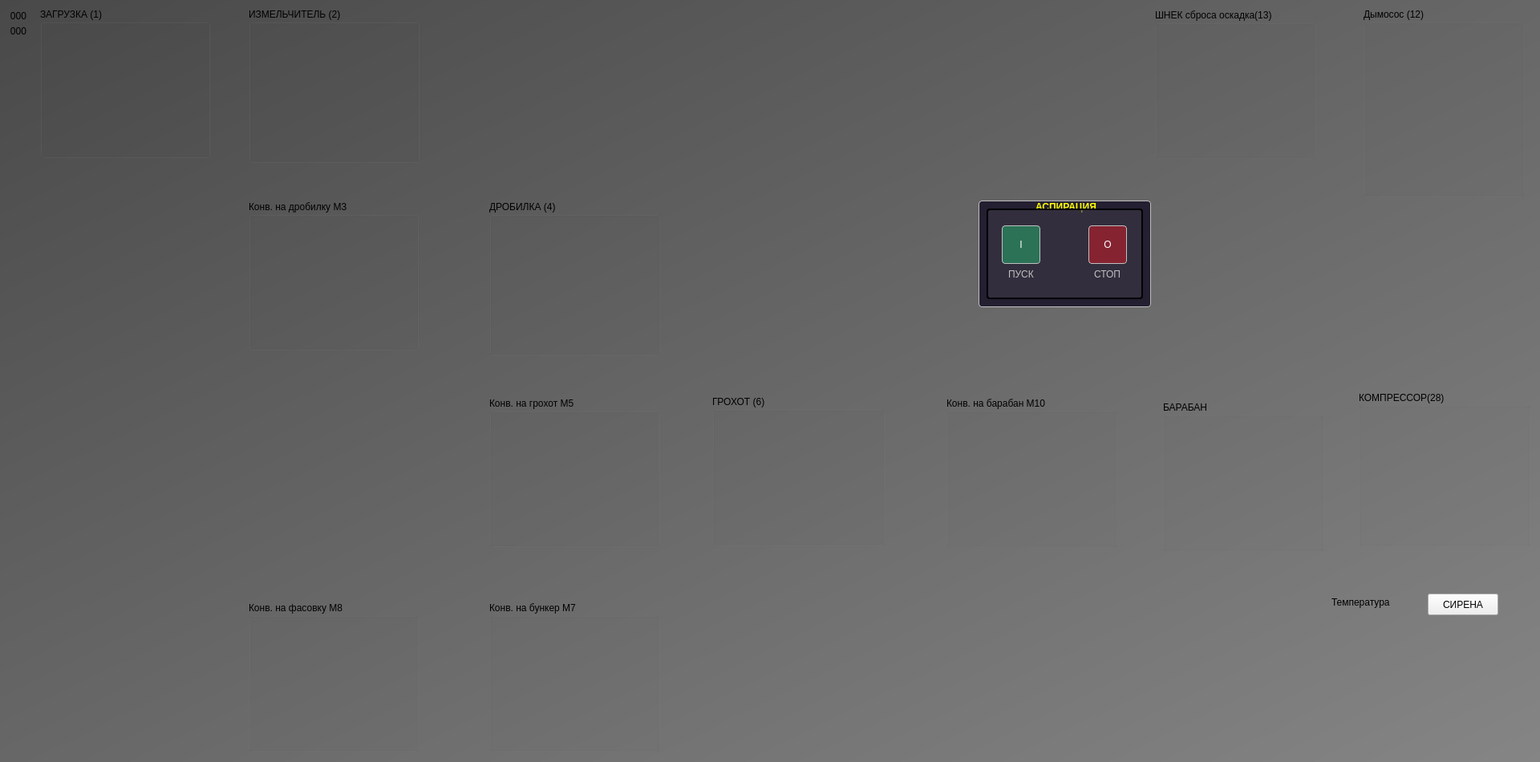
<?xml version="1.0" encoding="UTF-8"?>
<ui version="4.0">
 <class>Zone_1</class>
 <widget class="QWidget" name="Zone_1">
  <property name="geometry">
   <rect>
    <x>0</x>
    <y>0</y>
    <width>1920</width>
    <height>950</height>
   </rect>
  </property>
  <property name="minimumSize">
   <size>
    <width>1920</width>
    <height>950</height>
   </size>
  </property>
  <property name="palette">
   <palette>
    <active>
     <colorrole role="Button">
      <brush brushstyle="LinearGradientPattern">
       <gradient startx="0.000000000000000" starty="0.000000000000000" endx="1.000000000000000" endy="1.000000000000000" type="LinearGradient" spread="PadSpread" coordinatemode="ObjectBoundingMode">
        <gradientstop position="0.000000000000000">
         <color alpha="255">
          <red>73</red>
          <green>73</green>
          <blue>73</blue>
         </color>
        </gradientstop>
        <gradientstop position="1.000000000000000">
         <color alpha="255">
          <red>133</red>
          <green>133</green>
          <blue>133</blue>
         </color>
        </gradientstop>
       </gradient>
      </brush>
     </colorrole>
     <colorrole role="Base">
      <brush brushstyle="LinearGradientPattern">
       <gradient startx="0.000000000000000" starty="0.000000000000000" endx="1.000000000000000" endy="1.000000000000000" type="LinearGradient" spread="PadSpread" coordinatemode="ObjectBoundingMode">
        <gradientstop position="0.000000000000000">
         <color alpha="255">
          <red>73</red>
          <green>73</green>
          <blue>73</blue>
         </color>
        </gradientstop>
        <gradientstop position="1.000000000000000">
         <color alpha="255">
          <red>133</red>
          <green>133</green>
          <blue>133</blue>
         </color>
        </gradientstop>
       </gradient>
      </brush>
     </colorrole>
     <colorrole role="Window">
      <brush brushstyle="LinearGradientPattern">
       <gradient startx="0.000000000000000" starty="0.000000000000000" endx="1.000000000000000" endy="1.000000000000000" type="LinearGradient" spread="PadSpread" coordinatemode="ObjectBoundingMode">
        <gradientstop position="0.000000000000000">
         <color alpha="255">
          <red>73</red>
          <green>73</green>
          <blue>73</blue>
         </color>
        </gradientstop>
        <gradientstop position="1.000000000000000">
         <color alpha="255">
          <red>133</red>
          <green>133</green>
          <blue>133</blue>
         </color>
        </gradientstop>
       </gradient>
      </brush>
     </colorrole>
    </active>
    <inactive>
     <colorrole role="Button">
      <brush brushstyle="LinearGradientPattern">
       <gradient startx="0.000000000000000" starty="0.000000000000000" endx="1.000000000000000" endy="1.000000000000000" type="LinearGradient" spread="PadSpread" coordinatemode="ObjectBoundingMode">
        <gradientstop position="0.000000000000000">
         <color alpha="255">
          <red>73</red>
          <green>73</green>
          <blue>73</blue>
         </color>
        </gradientstop>
        <gradientstop position="1.000000000000000">
         <color alpha="255">
          <red>133</red>
          <green>133</green>
          <blue>133</blue>
         </color>
        </gradientstop>
       </gradient>
      </brush>
     </colorrole>
     <colorrole role="Base">
      <brush brushstyle="LinearGradientPattern">
       <gradient startx="0.000000000000000" starty="0.000000000000000" endx="1.000000000000000" endy="1.000000000000000" type="LinearGradient" spread="PadSpread" coordinatemode="ObjectBoundingMode">
        <gradientstop position="0.000000000000000">
         <color alpha="255">
          <red>73</red>
          <green>73</green>
          <blue>73</blue>
         </color>
        </gradientstop>
        <gradientstop position="1.000000000000000">
         <color alpha="255">
          <red>133</red>
          <green>133</green>
          <blue>133</blue>
         </color>
        </gradientstop>
       </gradient>
      </brush>
     </colorrole>
     <colorrole role="Window">
      <brush brushstyle="LinearGradientPattern">
       <gradient startx="0.000000000000000" starty="0.000000000000000" endx="1.000000000000000" endy="1.000000000000000" type="LinearGradient" spread="PadSpread" coordinatemode="ObjectBoundingMode">
        <gradientstop position="0.000000000000000">
         <color alpha="255">
          <red>73</red>
          <green>73</green>
          <blue>73</blue>
         </color>
        </gradientstop>
        <gradientstop position="1.000000000000000">
         <color alpha="255">
          <red>133</red>
          <green>133</green>
          <blue>133</blue>
         </color>
        </gradientstop>
       </gradient>
      </brush>
     </colorrole>
    </inactive>
    <disabled>
     <colorrole role="Button">
      <brush brushstyle="LinearGradientPattern">
       <gradient startx="0.000000000000000" starty="0.000000000000000" endx="1.000000000000000" endy="1.000000000000000" type="LinearGradient" spread="PadSpread" coordinatemode="ObjectBoundingMode">
        <gradientstop position="0.000000000000000">
         <color alpha="255">
          <red>73</red>
          <green>73</green>
          <blue>73</blue>
         </color>
        </gradientstop>
        <gradientstop position="1.000000000000000">
         <color alpha="255">
          <red>133</red>
          <green>133</green>
          <blue>133</blue>
         </color>
        </gradientstop>
       </gradient>
      </brush>
     </colorrole>
     <colorrole role="Base">
      <brush brushstyle="LinearGradientPattern">
       <gradient startx="0.000000000000000" starty="0.000000000000000" endx="1.000000000000000" endy="1.000000000000000" type="LinearGradient" spread="PadSpread" coordinatemode="ObjectBoundingMode">
        <gradientstop position="0.000000000000000">
         <color alpha="255">
          <red>73</red>
          <green>73</green>
          <blue>73</blue>
         </color>
        </gradientstop>
        <gradientstop position="1.000000000000000">
         <color alpha="255">
          <red>133</red>
          <green>133</green>
          <blue>133</blue>
         </color>
        </gradientstop>
       </gradient>
      </brush>
     </colorrole>
     <colorrole role="Window">
      <brush brushstyle="LinearGradientPattern">
       <gradient startx="0.000000000000000" starty="0.000000000000000" endx="1.000000000000000" endy="1.000000000000000" type="LinearGradient" spread="PadSpread" coordinatemode="ObjectBoundingMode">
        <gradientstop position="0.000000000000000">
         <color alpha="255">
          <red>73</red>
          <green>73</green>
          <blue>73</blue>
         </color>
        </gradientstop>
        <gradientstop position="1.000000000000000">
         <color alpha="255">
          <red>133</red>
          <green>133</green>
          <blue>133</blue>
         </color>
        </gradientstop>
       </gradient>
      </brush>
     </colorrole>
    </disabled>
   </palette>
  </property>
  <property name="windowTitle">
   <string>СУШКА</string>
  </property>
  <property name="windowIcon">
   <iconset resource="../resources.qrc">
    <normaloff>:/TREPEL/resources/flame.png</normaloff>:/TREPEL/resources/flame.png</iconset>
  </property>
  <property name="styleSheet">
   <string notr="true">#centralwidget,#Zone_1
{
	background-color: qlineargradient(spread:pad, x1:0, y1:0, x2:1, y2:1, stop:0 rgba(73, 73, 73, 255), stop:1 rgba(133, 133, 133, 255));
}
QAbstractButton:flat
{
	border: 1px solid gray;
	border-radius: 4px;
}
QAbstractButton:flat:pressed
{
	background-color: green;
}
QAbstractButton:flat[style=&quot;open&quot;]
{
	image: url(:/concrete/stop.png);
}
QAbstractButton:flat:pressed[style=&quot;open&quot;]
{
	image: url(:/concrete/down.png);
}
QAbstractButton:flat:checked[style=&quot;open&quot;]
{
	image: url(:/concrete/down.png);
}
QLabel[style=&quot;huge&quot;]
{
	font-size: 20pt;
	font-weight: bold;
	color: white;
}
QLabel[style=&quot;gigantic&quot;]
{
	font-size: 32pt;
	font-weight: bold;
	color: white;
}

QLabel[style=&quot;badge&quot;]
{
	border: 1px solid red;
	background-color: rgba(0,0,0,100);
	color: white;
	border-radius: 4px;
}
QLabel[style=&quot;vodoley-status&quot;]
{
	border: none;
	background-color: rgb(98, 160, 234);
	color: white;
	border-radius: 4px;
	font-weight: bold;
	font-size: 9pt;
	padding: 8px;
}
QLabel[style='hint']
{
	color: lightGray;
	font-weight: bold;
	font-size: 10pt;
}
QLabel[style='tips']
{
	color: lightGray;
	font-size: 7pt;
}
QLabel[style='sys']
{
	color: yellow;
	font-size: 7pt;
}
QGroupBox[style=&quot;vodoley&quot;]
{
	background-color: rgb(94, 92, 100);
	border: 1px solid gray;
}
QAbstractButton:flat[style=&quot;danger&quot;]
{
	background-color: rgba(224, 27, 36,80);
	color: lightGray;
}
QAbstractButton:flat::checked[style=&quot;danger&quot;]
{
	background-color: rgba(224, 27, 36,255);
	color: white;
}
QAbstractButton:flat[style=&quot;warning&quot;]
{
	background-color: rgba(46, 194, 126,80);
	color: lightGray;
}
QAbstractButton:flat::checked[style=&quot;warning&quot;]
{
	background-color: rgb(46, 194, 126);
	color: white;
}
</string>
  </property>
  <widget class="Animation" name="machine_1">
   <property name="geometry">
    <rect>
     <x>-30</x>
     <y>40</y>
     <width>348</width>
     <height>203</height>
    </rect>
   </property>
   <property name="source">
    <url>
     <string>qrc:/TREPEL/resources/iconveyor-2m.mng</string>
    </url>
   </property>
  </widget>
  <widget class="QLabel" name="machine_2">
   <property name="enabled">
    <bool>true</bool>
   </property>
   <property name="geometry">
    <rect>
     <x>550</x>
     <y>50</y>
     <width>138</width>
     <height>125</height>
    </rect>
   </property>
   <property name="text">
    <string/>
   </property>
   <property name="pixmap">
    <pixmap resource="../resources.qrc">:/TREPEL/resources/дробилка.png</pixmap>
   </property>
   <property name="scaledContents">
    <bool>true</bool>
   </property>
  </widget>
  <widget class="Animation" name="machine_3">
   <property name="geometry">
    <rect>
     <x>420</x>
     <y>190</y>
     <width>381</width>
     <height>82</height>
    </rect>
   </property>
   <property name="source">
    <url>
     <string>qrc:/TREPEL/resources/conveyor-2m.mng</string>
    </url>
   </property>
  </widget>
  <widget class="QLabel" name="machine_4">
   <property name="geometry">
    <rect>
     <x>850</x>
     <y>290</y>
     <width>112</width>
     <height>103</height>
    </rect>
   </property>
   <property name="text">
    <string/>
   </property>
   <property name="pixmap">
    <pixmap resource="../resources.qrc">:/TREPEL/resources/валковая.png</pixmap>
   </property>
   <property name="scaledContents">
    <bool>true</bool>
   </property>
  </widget>
  <widget class="Animation" name="machine_5">
   <property name="geometry">
    <rect>
     <x>750</x>
     <y>420</y>
     <width>381</width>
     <height>82</height>
    </rect>
   </property>
   <property name="source">
    <url>
     <string>qrc:/TREPEL/resources/conveyor-2m.mng</string>
    </url>
   </property>
  </widget>
  <widget class="QLabel" name="machine_6">
   <property name="geometry">
    <rect>
     <x>930</x>
     <y>690</y>
     <width>123</width>
     <height>118</height>
    </rect>
   </property>
   <property name="text">
    <string/>
   </property>
   <property name="pixmap">
    <pixmap resource="../resources.qrc">:/TREPEL/resources/сито.png</pixmap>
   </property>
   <property name="scaledContents">
    <bool>true</bool>
   </property>
  </widget>
  <widget class="Animation" name="machine_7">
   <property name="geometry">
    <rect>
     <x>610</x>
     <y>800</y>
     <width>374</width>
     <height>90</height>
    </rect>
   </property>
   <property name="source">
    <url>
     <string>qrc:/TREPEL/resources/rconveyor-2m.mng</string>
    </url>
   </property>
  </widget>
  <widget class="Animation" name="machine_10">
   <property name="geometry">
    <rect>
     <x>1100</x>
     <y>670</y>
     <width>348</width>
     <height>203</height>
    </rect>
   </property>
   <property name="source">
    <url>
     <string>qrc:/TREPEL/resources/iconveyor-2m.mng</string>
    </url>
   </property>
  </widget>
  <widget class="QLabel" name="machine_12">
   <property name="enabled">
    <bool>false</bool>
   </property>
   <property name="geometry">
    <rect>
     <x>1620</x>
     <y>120</y>
     <width>268</width>
     <height>374</height>
    </rect>
   </property>
   <property name="text">
    <string/>
   </property>
   <property name="pixmap">
    <pixmap resource="../resources.qrc">:/TREPEL/resources/exhaust.png</pixmap>
   </property>
   <property name="scaledContents">
    <bool>true</bool>
   </property>
  </widget>
  <widget class="Animation" name="machine_8">
   <property name="geometry">
    <rect>
     <x>190</x>
     <y>570</y>
     <width>352</width>
     <height>208</height>
    </rect>
   </property>
   <property name="source">
    <url>
     <string>qrc:/TREPEL/resources/irconveyor-2m.mng</string>
    </url>
   </property>
  </widget>
  <widget class="Animation" name="machine_19">
   <property name="geometry">
    <rect>
     <x>1490</x>
     <y>230</y>
     <width>106</width>
     <height>50</height>
    </rect>
   </property>
   <property name="source">
    <url>
     <string>qrc:/TREPEL/resources/auger.mng</string>
    </url>
   </property>
  </widget>
  <widget class="QLabel" name="arrow_1">
   <property name="enabled">
    <bool>true</bool>
   </property>
   <property name="geometry">
    <rect>
     <x>357</x>
     <y>199</y>
     <width>48</width>
     <height>50</height>
    </rect>
   </property>
   <property name="text">
    <string/>
   </property>
   <property name="pixmap">
    <pixmap resource="../resources.qrc">:/TREPEL/resources/down.png</pixmap>
   </property>
   <property name="scaledContents">
    <bool>true</bool>
   </property>
  </widget>
  <widget class="QLabel" name="arrow_2">
   <property name="enabled">
    <bool>true</bool>
   </property>
   <property name="geometry">
    <rect>
     <x>680</x>
     <y>440</y>
     <width>48</width>
     <height>48</height>
    </rect>
   </property>
   <property name="text">
    <string/>
   </property>
   <property name="pixmap">
    <pixmap resource="../resources.qrc">:/TREPEL/resources/down.png</pixmap>
   </property>
   <property name="scaledContents">
    <bool>true</bool>
   </property>
  </widget>
  <widget class="QLabel" name="arrow_6">
   <property name="enabled">
    <bool>true</bool>
   </property>
   <property name="geometry">
    <rect>
     <x>540</x>
     <y>820</y>
     <width>48</width>
     <height>48</height>
    </rect>
   </property>
   <property name="text">
    <string/>
   </property>
   <property name="pixmap">
    <pixmap resource="../resources.qrc">:/TREPEL/resources/left.png</pixmap>
   </property>
   <property name="scaledContents">
    <bool>true</bool>
   </property>
  </widget>
  <widget class="Animation" name="machine_11">
   <property name="geometry">
    <rect>
     <x>1420</x>
     <y>760</y>
     <width>531</width>
     <height>201</height>
    </rect>
   </property>
   <property name="source">
    <url>
     <string>qrc:/TREPEL/resources/drum0.7.mng</string>
    </url>
   </property>
  </widget>
  <widget class="GearFQ" name="gear_1">
   <property name="geometry">
    <rect>
     <x>50</x>
     <y>10</y>
     <width>212</width>
     <height>187</height>
    </rect>
   </property>
   <property name="title">
    <string>ЗАГРУЗКА (1)</string>
   </property>
  </widget>
  <widget class="GearFQ" name="gear_3">
   <property name="geometry">
    <rect>
     <x>310</x>
     <y>250</y>
     <width>212</width>
     <height>187</height>
    </rect>
   </property>
   <property name="title">
    <string>Конв. на дробилку М3</string>
   </property>
   <property name="idx" stdset="0">
    <number>3</number>
   </property>
  </widget>
  <widget class="GearFQ" name="gear_5">
   <property name="geometry">
    <rect>
     <x>610</x>
     <y>495</y>
     <width>212</width>
     <height>187</height>
    </rect>
   </property>
   <property name="title">
    <string>Конв. на грохот М5</string>
   </property>
   <property name="idx" stdset="0">
    <number>5</number>
   </property>
  </widget>
  <widget class="GearFQ" name="gear_7">
   <property name="geometry">
    <rect>
     <x>610</x>
     <y>750</y>
     <width>212</width>
     <height>187</height>
    </rect>
   </property>
   <property name="title">
    <string>Конв. на бункер М7</string>
   </property>
   <property name="idx" stdset="0">
    <number>7</number>
   </property>
  </widget>
  <widget class="GearFQ" name="gear_8">
   <property name="geometry">
    <rect>
     <x>310</x>
     <y>750</y>
     <width>212</width>
     <height>187</height>
    </rect>
   </property>
   <property name="title">
    <string>Конв. на фасовку М8</string>
   </property>
   <property name="idx" stdset="0">
    <number>8</number>
   </property>
  </widget>
  <widget class="GearFQ" name="gear_10">
   <property name="geometry">
    <rect>
     <x>1180</x>
     <y>495</y>
     <width>212</width>
     <height>187</height>
    </rect>
   </property>
   <property name="title">
    <string>Конв. на барабан М10</string>
   </property>
   <property name="idx" stdset="0">
    <number>10</number>
   </property>
  </widget>
  <widget class="QLabel" name="arrow_11">
   <property name="enabled">
    <bool>true</bool>
   </property>
   <property name="geometry">
    <rect>
     <x>263</x>
     <y>120</y>
     <width>50</width>
     <height>48</height>
    </rect>
   </property>
   <property name="text">
    <string/>
   </property>
   <property name="pixmap">
    <pixmap resource="../resources.qrc">:/TREPEL/resources/right.png</pixmap>
   </property>
   <property name="scaledContents">
    <bool>true</bool>
   </property>
  </widget>
  <widget class="QLabel" name="arrow_12">
   <property name="enabled">
    <bool>true</bool>
   </property>
   <property name="geometry">
    <rect>
     <x>843</x>
     <y>554</y>
     <width>48</width>
     <height>48</height>
    </rect>
   </property>
   <property name="text">
    <string/>
   </property>
   <property name="pixmap">
    <pixmap resource="../resources.qrc">:/TREPEL/resources/right.png</pixmap>
   </property>
   <property name="scaledContents">
    <bool>true</bool>
   </property>
  </widget>
  <widget class="QLabel" name="arrow_13">
   <property name="enabled">
    <bool>true</bool>
   </property>
   <property name="geometry">
    <rect>
     <x>1120</x>
     <y>560</y>
     <width>48</width>
     <height>48</height>
    </rect>
   </property>
   <property name="text">
    <string/>
   </property>
   <property name="pixmap">
    <pixmap resource="../resources.qrc">:/TREPEL/resources/right.png</pixmap>
   </property>
   <property name="scaledContents">
    <bool>true</bool>
   </property>
  </widget>
  <widget class="QLabel" name="arrow_14">
   <property name="enabled">
    <bool>true</bool>
   </property>
   <property name="geometry">
    <rect>
     <x>540</x>
     <y>320</y>
     <width>48</width>
     <height>48</height>
    </rect>
   </property>
   <property name="text">
    <string/>
   </property>
   <property name="pixmap">
    <pixmap resource="../resources.qrc">:/TREPEL/resources/right.png</pixmap>
   </property>
   <property name="scaledContents">
    <bool>true</bool>
   </property>
  </widget>
  <widget class="QLabel" name="arrow_16">
   <property name="enabled">
    <bool>true</bool>
   </property>
   <property name="geometry">
    <rect>
     <x>850</x>
     <y>732</y>
     <width>48</width>
     <height>48</height>
    </rect>
   </property>
   <property name="text">
    <string/>
   </property>
   <property name="pixmap">
    <pixmap resource="../resources.qrc">:/TREPEL/resources/left.png</pixmap>
   </property>
   <property name="scaledContents">
    <bool>true</bool>
   </property>
  </widget>
  <widget class="QLabel" name="arrow_17">
   <property name="enabled">
    <bool>true</bool>
   </property>
   <property name="geometry">
    <rect>
     <x>1390</x>
     <y>555</y>
     <width>48</width>
     <height>48</height>
    </rect>
   </property>
   <property name="text">
    <string/>
   </property>
   <property name="pixmap">
    <pixmap resource="../resources.qrc">:/TREPEL/resources/right.png</pixmap>
   </property>
   <property name="scaledContents">
    <bool>true</bool>
   </property>
  </widget>
  <widget class="QLabel" name="arrow_18">
   <property name="enabled">
    <bool>true</bool>
   </property>
   <property name="geometry">
    <rect>
     <x>1650</x>
     <y>70</y>
     <width>48</width>
     <height>48</height>
    </rect>
   </property>
   <property name="text">
    <string/>
   </property>
   <property name="pixmap">
    <pixmap resource="../resources.qrc">:/TREPEL/resources/left.png</pixmap>
   </property>
   <property name="scaledContents">
    <bool>true</bool>
   </property>
  </widget>
  <widget class="Gear" name="gear_2">
   <property name="geometry">
    <rect>
     <x>310</x>
     <y>10</y>
     <width>213</width>
     <height>193</height>
    </rect>
   </property>
   <property name="title">
    <string>ИЗМЕЛЬЧИТЕЛЬ (2)</string>
   </property>
   <property name="flat">
    <bool>false</bool>
   </property>
  </widget>
  <widget class="Gear" name="gear_4">
   <property name="geometry">
    <rect>
     <x>610</x>
     <y>250</y>
     <width>213</width>
     <height>193</height>
    </rect>
   </property>
   <property name="title">
    <string>ДРОБИЛКА (4)</string>
   </property>
   <property name="flat">
    <bool>false</bool>
   </property>
   <property name="idx" stdset="0">
    <number>4</number>
   </property>
  </widget>
  <widget class="Gear" name="gear_6">
   <property name="geometry">
    <rect>
     <x>888</x>
     <y>493</y>
     <width>215</width>
     <height>187</height>
    </rect>
   </property>
   <property name="title">
    <string>ГРОХОТ (6)</string>
   </property>
   <property name="flat">
    <bool>false</bool>
   </property>
   <property name="idx" stdset="0">
    <number>6</number>
   </property>
  </widget>
  <widget class="Gear" name="gear_26">
   <property name="geometry">
    <rect>
     <x>1694</x>
     <y>488</y>
     <width>213</width>
     <height>193</height>
    </rect>
   </property>
   <property name="title">
    <string>КОМПРЕССОР(28)</string>
   </property>
   <property name="flat">
    <bool>false</bool>
   </property>
   <property name="prefix" stdset="0">
    <string>COMPRESSOR</string>
   </property>
   <property name="idx" stdset="0">
    <number>28</number>
   </property>
  </widget>
  <widget class="QLabel" name="scanTime">
   <property name="geometry">
    <rect>
     <x>-10</x>
     <y>10</y>
     <width>66</width>
     <height>19</height>
    </rect>
   </property>
   <property name="text">
    <string>000</string>
   </property>
   <property name="alignment">
    <set>Qt::AlignCenter</set>
   </property>
   <property name="style" stdset="0">
    <string>sys</string>
   </property>
  </widget>
  <widget class="QLabel" name="powered">
   <property name="geometry">
    <rect>
     <x>-10</x>
     <y>29</y>
     <width>66</width>
     <height>19</height>
    </rect>
   </property>
   <property name="text">
    <string>000</string>
   </property>
   <property name="alignment">
    <set>Qt::AlignCenter</set>
   </property>
   <property name="style" stdset="0">
    <string>sys</string>
   </property>
  </widget>
  <widget class="Exhauser" name="gear_12">
   <property name="geometry">
    <rect>
     <x>1700</x>
     <y>10</y>
     <width>200</width>
     <height>235</height>
    </rect>
   </property>
   <property name="title">
    <string>Дымосос (12)</string>
   </property>
   <property name="idx" stdset="0">
    <number>12</number>
   </property>
  </widget>
  <widget class="Auger" name="auger">
   <property name="geometry">
    <rect>
     <x>1440</x>
     <y>11</y>
     <width>200</width>
     <height>187</height>
    </rect>
   </property>
   <property name="title">
    <string>ШНЕК сброса оскадка(13)</string>
   </property>
   <property name="idx" stdset="0">
    <number>13</number>
   </property>
  </widget>
  <widget class="RuntimeTrend" name="runtimetrend">
   <property name="geometry">
    <rect>
     <x>821</x>
     <y>15</y>
     <width>598</width>
     <height>212</height>
    </rect>
   </property>
   <property name="styleSheet">
    <string notr="true">#runtimetrend
{
	padding-right: 5px;
}
#runtimetrend&gt;QWidget
{
	color: silver;
	font-size: 8pt;
}</string>
   </property>
   <property name="depth">
    <number>600</number>
   </property>
   <property name="canvasBackground">
    <brush brushstyle="SolidPattern">
     <color alpha="255">
      <red>61</red>
      <green>56</green>
      <blue>70</blue>
     </color>
    </brush>
   </property>
  </widget>
  <widget class="QGroupBox" name="aspiration">
   <property name="geometry">
    <rect>
     <x>1220</x>
     <y>250</y>
     <width>215</width>
     <height>133</height>
    </rect>
   </property>
   <property name="styleSheet">
    <string notr="true">QGroupBox
{
	color: yellow;
	background-color: rgb(36, 31, 49);
	border: 1px solid silver;
	border-radius: 4px;
	font-weight: bold;

	padding-top: 1em;
}
QGroupBox:flat
{
	background-color: rgb(23, 64, 25);
}
QGroupBox::title
{
	subcontrol-origin: padding;
	subcontrol-position:  top center;
}
#panel
{
	border: 2px solid black;
	border-radius: 4px;
	background-color: rgba(61, 56, 70,150);
}
#start
{
	border: 1px solid silver;
	border-radius: 4px;
	color: white;
	background-color: rgba(38, 162, 105,150);
	padding: 4px;
}
#stop
{
	border: 1px solid silver;
	border-radius: 4px;
	color: white;
	background-color: rgba(192, 28, 40,150);
	padding: 4px;
}
#start:disabled,#stop:disabled
{
	background-color: rgba(154, 153, 150,100);
}

QLabel
{
	color: silver;
}
#running
{
	color: gray;
	font-weight: bold;
	image-position: right;
}
#running:enabled
{
	color: white;
	image: url(:/TREPEL/resources/green-led.png);
	image-position: right;
}
#emergency:enabled
{
	color: gray;
	font-weight: bold;
}
#emergency:enabled
{
	color: red;
	image: url(:/TREPEL/resources/red-led.png);
	image-position: left;
}
#preferences
{
	border: 1px none;
}</string>
   </property>
   <property name="title">
    <string>АСПИРАЦИЯ</string>
   </property>
   <layout class="QGridLayout" name="gridLayout_2">
    <item row="0" column="0">
     <widget class="QWidget" name="panel" native="true">
      <property name="sizePolicy">
       <sizepolicy hsizetype="Preferred" vsizetype="Expanding">
        <horstretch>0</horstretch>
        <verstretch>0</verstretch>
       </sizepolicy>
      </property>
      <layout class="QGridLayout" name="gridLayout">
       <property name="leftMargin">
        <number>3</number>
       </property>
       <property name="rightMargin">
        <number>3</number>
       </property>
       <property name="bottomMargin">
        <number>3</number>
       </property>
       <item row="1" column="0" colspan="2" alignment="Qt::AlignHCenter">
        <widget class="QWidget" name="controls" native="true">
         <layout class="QHBoxLayout" name="horizontalLayout_2">
          <property name="spacing">
           <number>20</number>
          </property>
          <property name="topMargin">
           <number>0</number>
          </property>
          <item alignment="Qt::AlignVCenter">
           <widget class="QWidget" name="startPlace" native="true">
            <property name="palette">
             <palette>
              <active>
               <colorrole role="Highlight">
                <brush brushstyle="SolidPattern">
                 <color alpha="255">
                  <red>249</red>
                  <green>240</green>
                  <blue>107</blue>
                 </color>
                </brush>
               </colorrole>
              </active>
              <inactive>
               <colorrole role="Highlight">
                <brush brushstyle="SolidPattern">
                 <color alpha="255">
                  <red>249</red>
                  <green>240</green>
                  <blue>107</blue>
                 </color>
                </brush>
               </colorrole>
              </inactive>
              <disabled>
               <colorrole role="Highlight">
                <brush brushstyle="SolidPattern">
                 <color alpha="255">
                  <red>145</red>
                  <green>145</green>
                  <blue>145</blue>
                 </color>
                </brush>
               </colorrole>
              </disabled>
             </palette>
            </property>
            <layout class="QVBoxLayout" name="verticalLayout">
             <property name="leftMargin">
              <number>0</number>
             </property>
             <property name="topMargin">
              <number>0</number>
             </property>
             <property name="rightMargin">
              <number>0</number>
             </property>
             <property name="bottomMargin">
              <number>0</number>
             </property>
             <item alignment="Qt::AlignHCenter">
              <widget class="QPushButton" name="start">
               <property name="minimumSize">
                <size>
                 <width>48</width>
                 <height>48</height>
                </size>
               </property>
               <property name="maximumSize">
                <size>
                 <width>48</width>
                 <height>48</height>
                </size>
               </property>
               <property name="cursor">
                <cursorShape>PointingHandCursor</cursorShape>
               </property>
               <property name="text">
                <string>I</string>
               </property>
              </widget>
             </item>
             <item alignment="Qt::AlignHCenter">
              <widget class="QLabel" name="startLabel">
               <property name="text">
                <string>ПУСК</string>
               </property>
              </widget>
             </item>
            </layout>
           </widget>
          </item>
          <item>
           <spacer name="horizontalSpacer">
            <property name="orientation">
             <enum>Qt::Horizontal</enum>
            </property>
            <property name="sizeHint" stdset="0">
             <size>
              <width>40</width>
              <height>20</height>
             </size>
            </property>
           </spacer>
          </item>
          <item alignment="Qt::AlignVCenter">
           <widget class="QWidget" name="stopPlace" native="true">
            <property name="palette">
             <palette>
              <active>
               <colorrole role="Highlight">
                <brush brushstyle="SolidPattern">
                 <color alpha="255">
                  <red>249</red>
                  <green>240</green>
                  <blue>107</blue>
                 </color>
                </brush>
               </colorrole>
              </active>
              <inactive>
               <colorrole role="Highlight">
                <brush brushstyle="SolidPattern">
                 <color alpha="255">
                  <red>249</red>
                  <green>240</green>
                  <blue>107</blue>
                 </color>
                </brush>
               </colorrole>
              </inactive>
              <disabled>
               <colorrole role="Highlight">
                <brush brushstyle="SolidPattern">
                 <color alpha="255">
                  <red>145</red>
                  <green>145</green>
                  <blue>145</blue>
                 </color>
                </brush>
               </colorrole>
              </disabled>
             </palette>
            </property>
            <layout class="QVBoxLayout" name="verticalLayout_2">
             <property name="leftMargin">
              <number>0</number>
             </property>
             <property name="topMargin">
              <number>0</number>
             </property>
             <property name="rightMargin">
              <number>0</number>
             </property>
             <property name="bottomMargin">
              <number>0</number>
             </property>
             <item alignment="Qt::AlignHCenter">
              <widget class="QPushButton" name="stop">
               <property name="minimumSize">
                <size>
                 <width>48</width>
                 <height>48</height>
                </size>
               </property>
               <property name="maximumSize">
                <size>
                 <width>48</width>
                 <height>16777215</height>
                </size>
               </property>
               <property name="cursor">
                <cursorShape>PointingHandCursor</cursorShape>
               </property>
               <property name="text">
                <string>O</string>
               </property>
              </widget>
             </item>
             <item alignment="Qt::AlignHCenter">
              <widget class="QLabel" name="stopLabel">
               <property name="text">
                <string>СТОП</string>
               </property>
              </widget>
             </item>
            </layout>
           </widget>
          </item>
         </layout>
        </widget>
       </item>
      </layout>
     </widget>
    </item>
   </layout>
  </widget>
  <widget class="GearFQ" name="gear_11">
   <property name="geometry">
    <rect>
     <x>1450</x>
     <y>500</y>
     <width>200</width>
     <height>187</height>
    </rect>
   </property>
   <property name="title">
    <string>БАРАБАН</string>
   </property>
   <property name="prefix" stdset="0">
    <string>MOTOR</string>
   </property>
   <property name="idx" stdset="0">
    <number>11</number>
   </property>
  </widget>
  <widget class="QPushButton" name="pushButton">
   <property name="geometry">
    <rect>
     <x>1780</x>
     <y>740</y>
     <width>88</width>
     <height>27</height>
    </rect>
   </property>
   <property name="text">
    <string>СИРЕНА</string>
   </property>
  </widget>
  <widget class="QLabel" name="label">
   <property name="geometry">
    <rect>
     <x>1660</x>
     <y>740</y>
     <width>81</width>
     <height>21</height>
    </rect>
   </property>
   <property name="text">
    <string>Температура</string>
   </property>
  </widget>
  <zorder>machine_10</zorder>
  <zorder>machine_11</zorder>
  <zorder>machine_4</zorder>
  <zorder>machine_6</zorder>
  <zorder>machine_1</zorder>
  <zorder>machine_2</zorder>
  <zorder>machine_3</zorder>
  <zorder>machine_5</zorder>
  <zorder>machine_7</zorder>
  <zorder>machine_12</zorder>
  <zorder>machine_8</zorder>
  <zorder>machine_19</zorder>
  <zorder>arrow_1</zorder>
  <zorder>arrow_2</zorder>
  <zorder>arrow_6</zorder>
  <zorder>gear_1</zorder>
  <zorder>gear_3</zorder>
  <zorder>gear_5</zorder>
  <zorder>gear_8</zorder>
  <zorder>gear_10</zorder>
  <zorder>gear_7</zorder>
  <zorder>arrow_11</zorder>
  <zorder>arrow_12</zorder>
  <zorder>arrow_13</zorder>
  <zorder>arrow_14</zorder>
  <zorder>arrow_16</zorder>
  <zorder>arrow_17</zorder>
  <zorder>arrow_18</zorder>
  <zorder>gear_2</zorder>
  <zorder>gear_4</zorder>
  <zorder>gear_6</zorder>
  <zorder>gear_26</zorder>
  <zorder>scanTime</zorder>
  <zorder>powered</zorder>
  <zorder>gear_12</zorder>
  <zorder>auger</zorder>
  <zorder>runtimetrend</zorder>
  <zorder>aspiration</zorder>
  <zorder>gear_11</zorder>
  <zorder>pushButton</zorder>
  <zorder>label</zorder>
 </widget>
 <customwidgets>
  <customwidget>
   <class>Animation</class>
   <extends>QLabel</extends>
   <header>pygui.animation</header>
   <container>1</container>
  </customwidget>
  <customwidget>
   <class>RuntimeTrend</class>
   <extends>QwtPlot</extends>
   <header>pygui.runtimetrend</header>
  </customwidget>
  <customwidget>
   <class>QwtPlot</class>
   <extends>QFrame</extends>
   <header>qwt_plot.h</header>
  </customwidget>
  <customwidget>
   <class>Auger</class>
   <extends>QGroupBox</extends>
   <header>customplugin</header>
   <container>1</container>
  </customwidget>
  <customwidget>
   <class>Gear</class>
   <extends>QGroupBox</extends>
   <header>customplugin</header>
   <container>1</container>
  </customwidget>
  <customwidget>
   <class>Exhauser</class>
   <extends>QGroupBox</extends>
   <header>customplugin</header>
   <container>1</container>
  </customwidget>
  <customwidget>
   <class>GearFQ</class>
   <extends>QGroupBox</extends>
   <header>customplugin</header>
   <container>1</container>
  </customwidget>
 </customwidgets>
 <resources>
  <include location="../resources.qrc"/>
  <include location="../resources.qrc"/>
 </resources>
 <connections/>
</ui>
